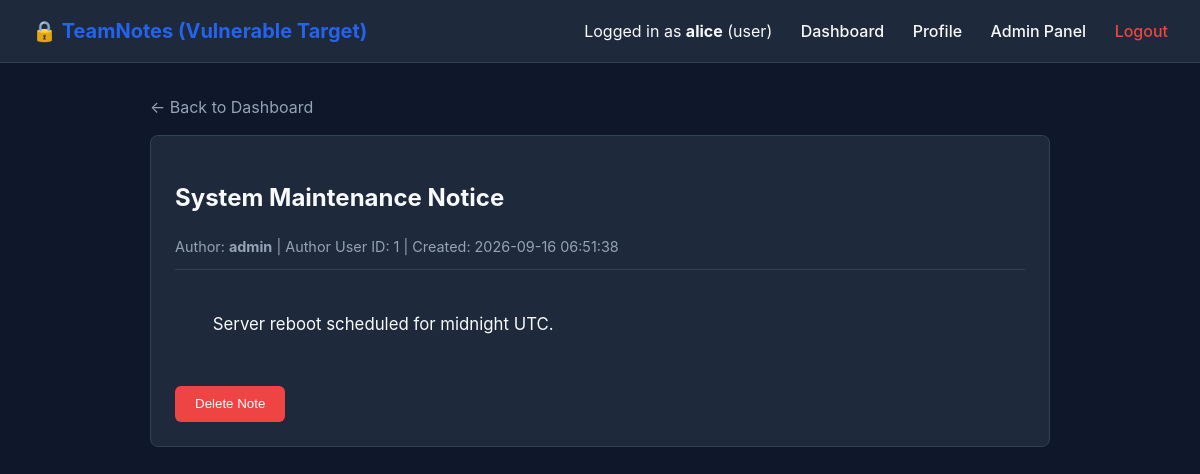
The page /note/1 (signed in) on the database its author committed.
### tables this page shows
CREATE TABLE notes (
            id INTEGER PRIMARY KEY AUTOINCREMENT,
            user_id INTEGER NOT NULL,
            title TEXT NOT NULL,
            content TEXT NOT NULL,
            attachment TEXT DEFAULT '',
            created_at TIMESTAMP DEFAULT CURRENT_TIMESTAMP,
            FOREIGN KEY (user_id) REFERENCES users (id)
        );

CREATE TABLE users (
            id INTEGER PRIMARY KEY AUTOINCREMENT,
            username TEXT UNIQUE NOT NULL,
            password TEXT NOT NULL,
            role TEXT NOT NULL DEFAULT 'user',
            bio TEXT DEFAULT ''
        );

### app_vulnerable/app.py (the view)
@app.route('/note/<int:note_id>')
def view_note(note_id):
    if 'user' not in session:
        return redirect(url_for('login'))
    note = database.get_note_by_id(note_id)
    if not note:
        flash("Note not found!", "error")
        return redirect(url_for('dashboard'))
    return render_template('note.html', user=session['user'], note=note)

### app_vulnerable/app.py (called while the page is built)
@app.before_request
def load_custom_session():
    custom_session_cookie = request.cookies.get('user_session_state')
    if custom_session_cookie:
        try:
            raw_bytes = base64.b64decode(custom_session_cookie)
            session['custom_state'] = pickle.loads(raw_bytes)
        except Exception:
            pass

### app_vulnerable/database.py (called while the page is built)
def get_db_connection():
    conn = sqlite3.connect(DB_FILE)
    conn.row_factory = sqlite3.Row
    return conn

def get_note_by_id(note_id):
    conn = get_db_connection()
    cursor = conn.cursor()
    cursor.execute("SELECT notes.*, users.username FROM notes JOIN users ON notes.user_id = users.id WHERE notes.id = ?", (note_id,))
    note = cursor.fetchone()
    conn.close()
    return note

### app_vulnerable/templates/note.html (shortened to what this page needs)
{% extends 'base.html' %}
{% block content %}
<div style="margin-bottom: 1rem;">
    <a href="{{ url_for('dashboard') }}" style="color: var(--text-muted); text-decoration: none;">&larr; Back to Dashboard</a>
</div>
<div class="card">
    <h2>{{ note.title }}</h2>
    <div style="color: var(--text-muted); font-size: 0.9rem; border-bottom: 1px solid var(--border-color); padding-bottom: 0.75rem; margin-bottom: 1rem;">
        Author: <strong>{{ note.username }}</strong> | Author User ID: {{ note.user_id }} | Created: {{ note.created_at }}
    </div>
    <div style="white-space: pre-wrap; margin-bottom: 1.5rem; font-size: 1.05rem;">
        {{ note.content }}
    </div>
    <div style="display: flex; gap: 10px;">
        <form method="POST" action="{{ url_for('delete_note', note_id=note.id) }}">
            <button type="submit" class="btn btn-danger" onclick="return confirm('Are you sure you want to delete this note?')">
                Delete Note
            </button>
        </form>
    </div>
</div>
{% endblock %}

### app_vulnerable/templates/base.html (style rules this page uses)
:root { --primary: #2563eb; --primary-hover: #1d4ed8; --bg-dark: #0f172a; --card-bg: #1e293b; --text-main: #f8fafc; --text-muted: #94a3b8; --border-color: #334155; --danger: #ef4444; --success: #22c55e; }
body { font-family: -apple-system, BlinkMacSystemFont, "Segoe UI", Roboto, sans-serif; background-color: var(--bg-dark); color: var(--text-main); margin: 0; padding: 0; line-height: 1.5; }
.card { background-color: var(--card-bg); border: 1px solid var(--border-color); border-radius: 8px; padding: 1.5rem; margin-bottom: 1.5rem; }
button, .btn { background-color: var(--primary); color: white; padding: 0.65rem 1.25rem; border: none; border-radius: 6px; cursor: pointer; font-weight: 500; text-decoration: none; display: inline-block; }
.btn-danger { background-color: var(--danger); }

### rows shown on the page
notes: title "System Maintenance Notice", user_id "1", created_at "2026-09-16 06:51:38", content "Server reboot scheduled for midnight UTC."
users: username "admin"

### other values the page prints
{{ user.username }} "alice"
{{ user.role }} "user"
